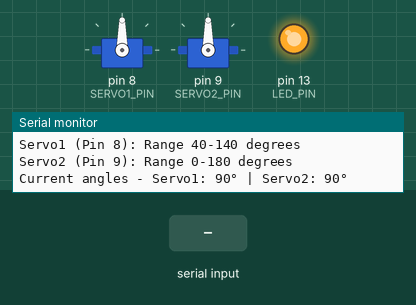
A sketch run on a simulated Arduino Uno, built with avr-gcc and run on an emulated ATmega328P. Shown: 2 × servo, output pins drawn as LEDs (lit = HIGH), the last lines printed to the serial monitor. Dashed ring = blinking. Inputs (shaded band) come from the test bench.

Above: at 1.8 s.
1.9 s: "SERVO2:\n" received over Serial
At 2.75 s:
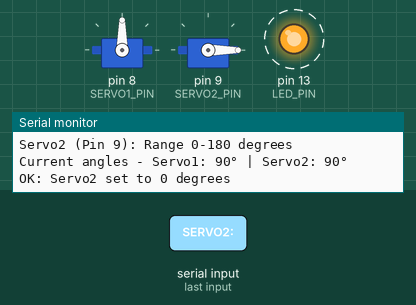
4.9 s: "SERVO2:90\n" received over Serial
At 5.4 s:
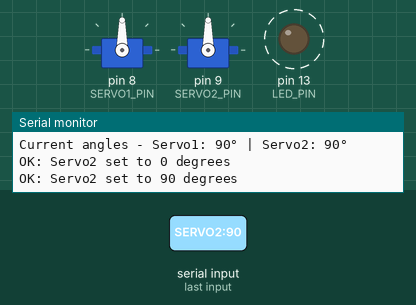
7.9 s: "SERVO2:,45\n" received over Serial
At 8.25 s:
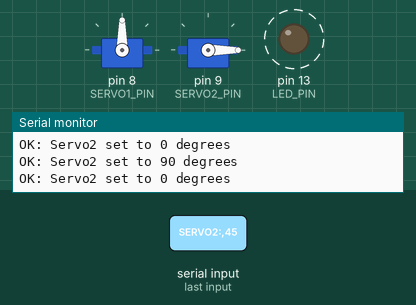
Timing chart, 0 to 16.9 s (numbered marks = the images above; inputs shaded):
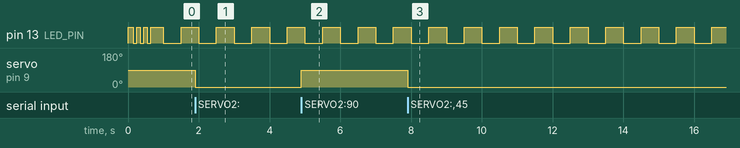

Measured:
- after the input at 1.9 s, servo on pin 9 (SERVO2_PIN): 90° → 0° at once
- after the input at 4.9 s, servo on pin 9 (SERVO2_PIN): 0° → 90° at once
- after the input at 7.9 s, servo on pin 9 (SERVO2_PIN): 90° → 0° at once
- by itself, pin 13 (LED_PIN): alternates HIGH for 0.50 s and LOW for 0.50 s

The sketch:

arduino_servo_controller_dual.ino
```cpp
/*
 * Arduino Dual Servo Controller for Meta Quest 3 Integration
 * Receives commands via Serial from Jetson Nano
 * Controls two servos:
 *   - Servo1 on Pin 8 (Range: 40-140 degrees)
 *   - Servo2 on Pin 9 (Range: 0-180 degrees - original servo)
 *
 * Hardware:
 * - Arduino Nano/Uno/Mega
 * - Servo1 motor connected to Pin 8 (40-140° range)
 * - Servo2 motor connected to Pin 9 (0-180° range)
 * - USB connection to Jetson Nano
 *
 * Serial Commands:
 *   SERVO1:angle      - Set servo1 to angle (40-140 degrees)
 *   SERVO2:angle      - Set servo2 to angle (0-180 degrees)
 *   SERVO1_CENTER     - Center servo1 to 90 degrees
 *   SERVO2_CENTER     - Center servo2 to 90 degrees
 *   PING              - Respond with PONG
 *   STATUS            - Report current angles and status of both servos
 */

#include <Servo.h>

// Pin definitions
const int SERVO1_PIN = 8;  // New servo (40-140° range)
const int SERVO2_PIN = 9;  // Original servo (0-180° range)
const int LED_PIN = 13;

// Servo objects
Servo servo1;  // Pin 8 - New servo
Servo servo2;  // Pin 9 - Original servo

// Servo range limits
const int SERVO1_MIN = 40;
const int SERVO1_MAX = 140;
const int SERVO2_MIN = 0;
const int SERVO2_MAX = 180;

// State variables
int currentAngle1 = 90;         // Current servo1 position
int currentAngle2 = 90;         // Current servo2 position
bool servo1Attached = false;
bool servo2Attached = false;
unsigned long lastCommandTime = 0;
const unsigned long TIMEOUT_MS = 5000;  // 5 second timeout

// Command buffer
String inputString = "";
boolean stringComplete = false;

void setup() {
  // Initialize serial communication at 115200 baud
  Serial.begin(115200);
  while (!Serial) {
    ; // Wait for serial port to connect (needed for native USB)
  }

  // Initialize LED
  pinMode(LED_PIN, OUTPUT);
  digitalWrite(LED_PIN, LOW);

  // Attach servos and center them
  attachServo1();
  attachServo2();
  centerServo1();
  centerServo2();

  // Reserve string buffer
  inputString.reserve(200);

  // Send startup message
  Serial.println("Arduino Dual Servo Controller Ready");
  Serial.println("Commands: SERVO1:angle, SERVO2:angle, SERVO1_CENTER, SERVO2_CENTER, PING, STATUS");
  Serial.println("Servo1 (Pin 8): Range 40-140 degrees");
  Serial.println("Servo2 (Pin 9): Range 0-180 degrees");
  Serial.print("Current angles - Servo1: ");
  Serial.print(currentAngle1);
  Serial.print("° | Servo2: ");
  Serial.print(currentAngle2);
  Serial.println("°");

  // Flash LED to indicate ready
  for (int i = 0; i < 3; i++) {
    digitalWrite(LED_PIN, HIGH);
    delay(100);
    digitalWrite(LED_PIN, LOW);
    delay(100);
  }
}

void loop() {
  // Read serial commands
  serialEvent();

  // Process complete commands
  if (stringComplete) {
    processCommand(inputString);
    inputString = "";
    stringComplete = false;
  }

  // Blink LED when servos are active
  if (servo1Attached || servo2Attached) {
    digitalWrite(LED_PIN, (millis() / 500) % 2);
  }
}

void serialEvent() {
  while (Serial.available()) {
    char inChar = (char)Serial.read();

    if (inChar == '\n' || inChar == '\r') {
      if (inputString.length() > 0) {
        stringComplete = true;
      }
    } else {
      inputString += inChar;
    }
  }
}

void processCommand(String command) {
  command.trim();
  command.toUpperCase();

  lastCommandTime = millis();

  // PING command - connectivity test
  if (command == "PING") {
    Serial.println("PONG");
    return;
  }

  // STATUS command - report current state
  if (command == "STATUS") {
    Serial.print("STATUS: Servo1=");
    Serial.print(currentAngle1);
    Serial.print("° (Pin 8, Range 40-140°) Attached=");
    Serial.print(servo1Attached ? "YES" : "NO");
    Serial.print(" | Servo2=");
    Serial.print(currentAngle2);
    Serial.print("° (Pin 9, Range 0-180°) Attached=");
    Serial.println(servo2Attached ? "YES" : "NO");
    return;
  }

  // SERVO1_CENTER command - move servo1 to 90 degrees
  if (command == "SERVO1_CENTER") {
    centerServo1();
    Serial.println("OK: Servo1 centered to 90 degrees");
    return;
  }

  // SERVO2_CENTER command - move servo2 to 90 degrees
  if (command == "SERVO2_CENTER") {
    centerServo2();
    Serial.println("OK: Servo2 centered to 90 degrees");
    return;
  }

  // SERVO1:angle command - set servo1 to specific angle
  if (command.startsWith("SERVO1:")) {
    String angleStr = command.substring(7);
    int angle = angleStr.toInt();

    // Validate angle range for servo1 (40-140)
    if (angle >= SERVO1_MIN && angle <= SERVO1_MAX) {
      setServo1Angle(angle);
      Serial.print("OK: Servo1 set to ");
      Serial.print(angle);
      Serial.println(" degrees");
    } else {
      Serial.print("ERROR: Servo1 angle ");
      Serial.print(angle);
      Serial.print(" out of range (");
      Serial.print(SERVO1_MIN);
      Serial.print("-");
      Serial.print(SERVO1_MAX);
      Serial.println(")");
    }
    return;
  }

  // SERVO2:angle command - set servo2 to specific angle
  if (command.startsWith("SERVO2:")) {
    String angleStr = command.substring(7);
    int angle = angleStr.toInt();

    // Validate angle range for servo2 (0-180)
    if (angle >= SERVO2_MIN && angle <= SERVO2_MAX) {
      setServo2Angle(angle);
      Serial.print("OK: Servo2 set to ");
      Serial.print(angle);
      Serial.println(" degrees");
    } else {
      Serial.print("ERROR: Servo2 angle ");
      Serial.print(angle);
      Serial.print(" out of range (");
      Serial.print(SERVO2_MIN);
      Serial.print("-");
      Serial.print(SERVO2_MAX);
      Serial.println(")");
    }
    return;
  }

  // Unknown command
  Serial.print("ERROR: Unknown command: ");
  Serial.println(command);
}

void setServo1Angle(int angle) {
  // Ensure servo is attached
  if (!servo1Attached) {
    attachServo1();
  }

  // Clamp angle to valid range for servo1
  angle = constrain(angle, SERVO1_MIN, SERVO1_MAX);

  // Move servo
  servo1.write(angle);
  currentAngle1 = angle;

  // Small delay for servo to start moving
  delay(15);
}

void setServo2Angle(int angle) {
  // Ensure servo is attached
  if (!servo2Attached) {
    attachServo2();
  }

  // Clamp angle to valid range for servo2
  angle = constrain(angle, SERVO2_MIN, SERVO2_MAX);

  // Move servo
  servo2.write(angle);
  currentAngle2 = angle;

  // Small delay for servo to start moving
  delay(15);
}

void centerServo1() {
  setServo1Angle(90);
}

void centerServo2() {
  setServo2Angle(90);
}

void attachServo1() {
  if (!servo1Attached) {
    servo1.attach(SERVO1_PIN);
    servo1.write(currentAngle1);
    servo1Attached = true;
    digitalWrite(LED_PIN, HIGH);
  }
}

void attachServo2() {
  if (!servo2Attached) {
    servo2.attach(SERVO2_PIN);
    servo2.write(currentAngle2);
    servo2Attached = true;
    digitalWrite(LED_PIN, HIGH);
  }
}

void detachServo1() {
  if (servo1Attached) {
    servo1.detach();
    servo1Attached = false;
  }
}

void detachServo2() {
  if (servo2Attached) {
    servo2.detach();
    servo2Attached = false;
  }
}
```
